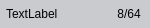
<?xml version="1.0" encoding="UTF-8"?>
<ui version="4.0">
 <class>RoomListItem</class>
 <widget class="QWidget" name="RoomListItem">
  <property name="geometry">
   <rect>
    <x>0</x>
    <y>0</y>
    <width>150</width>
    <height>28</height>
   </rect>
  </property>
  <property name="minimumSize">
   <size>
    <width>0</width>
    <height>28</height>
   </size>
  </property>
  <property name="windowTitle">
   <string>Form</string>
  </property>
  <property name="styleSheet">
   <string notr="true">#RoomListItem {
	background-color: #C9CBCF;
	border-radius: 10px;
}
#RoomListItem:hover {background-color: #B3B6BC}
#RoomListItem[selected=true] {background-color: #85D2FF}
#RoomListItem[selected=true]:hover {background-color: #5CC3FF}

QLabel {
	color: black;
	background: transparent;
}</string>
  </property>
  <layout class="QHBoxLayout" name="horizontalLayout">
   <property name="spacing">
    <number>3</number>
   </property>
   <property name="leftMargin">
    <number>6</number>
   </property>
   <property name="topMargin">
    <number>6</number>
   </property>
   <property name="rightMargin">
    <number>6</number>
   </property>
   <property name="bottomMargin">
    <number>6</number>
   </property>
   <item>
    <widget class="QLabel" name="label_name">
     <property name="sizePolicy">
      <sizepolicy hsizetype="Expanding" vsizetype="Preferred">
       <horstretch>0</horstretch>
       <verstretch>0</verstretch>
      </sizepolicy>
     </property>
     <property name="minimumSize">
      <size>
       <width>100</width>
       <height>16</height>
      </size>
     </property>
     <property name="maximumSize">
      <size>
       <width>16777215</width>
       <height>16</height>
      </size>
     </property>
     <property name="text">
      <string>TextLabel</string>
     </property>
    </widget>
   </item>
   <item>
    <widget class="QLabel" name="label_playercount">
     <property name="minimumSize">
      <size>
       <width>30</width>
       <height>16</height>
      </size>
     </property>
     <property name="maximumSize">
      <size>
       <width>30</width>
       <height>16</height>
      </size>
     </property>
     <property name="text">
      <string>8/64</string>
     </property>
     <property name="alignment">
      <set>Qt::AlignCenter</set>
     </property>
    </widget>
   </item>
  </layout>
 </widget>
 <resources/>
 <connections/>
</ui>
